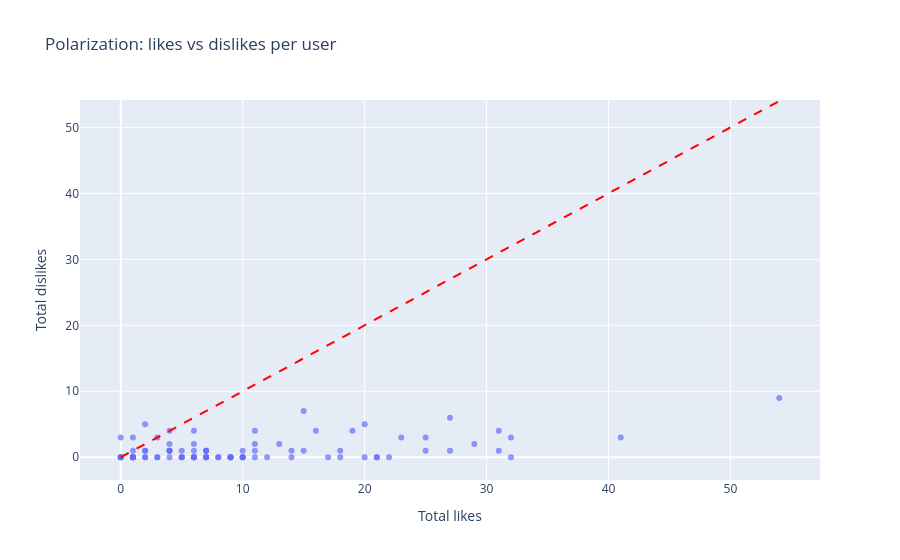

Notebook cell for this chart:
### Markdown cell above
## Polarization — likes vs dislikes

A likes-vs-dislikes scatter highlights users whose posts tend to provoke
strongly polarised reactions. The dashed diagonal is the 1:1 controversy line.

### Code cell
user_engagement = tweets.groupby('user_id')[['like', 'dislike']].sum().reset_index()
max_val = max(user_engagement['like'].max(), user_engagement['dislike'].max())

fig = px.scatter(
    user_engagement, x='like', y='dislike', hover_name='user_id',
    title='Polarization: likes vs dislikes per user',
    labels={'like': 'Total likes', 'dislike': 'Total dislikes'},
    opacity=0.7,
)
fig.add_shape(type='line', line=dict(dash='dash', color='red'),
              x0=0, y0=0, x1=max_val, y1=max_val)
fig.show()

### Figure 1 — Plotly figure (JSON) as saved in the notebook; plotly's stock layout.template omitted (floating-point values rounded to 4 significant figures)
{"data": [{"hovertemplate": "<b>%{hovertext}</b><br><br>Total likes=%{x}<br>Total dislikes=%{y}<extra></extra>", "hovertext": [2.0, 3.0, 4.0, 5.0, 6.0, 7.0, 8.0, 9.0, 10.0, 11.0, 12.0, 13.0, 15.0, 16.0, 17.0, 18.0, 19.0, 20.0, 21.0, 22.0, 23.0, 24.0, 25.0, 26.0, 27.0, 28.0, 29.0, 30.0, 31.0, 32.0, 33.0, 34.0, 35.0, 36.0, 37.0, 38.0, 39.0, 40.0, 41.0, 42.0, 43.0, 44.0, 45.0, 46.0, 47.0, 48.0, 49.0, 50.0, 51.0, 52.0, 53.0, 54.0, 55.0, 56.0, 57.0, 58.0, 59.0, 61.0, 62.0, 63.0, 64.0, 65.0, 66.0, 67.0, 68.0, 69.0, 70.0, 71.0, 73.0, 74.0, 75.0, 77.0, 79.0, 80.0, 81.0, 82.0, 83.0, 84.0, 85.0, 87.0, 88.0, 89.0, 90.0, 91.0, 92.0, 93.0, 94.0, 95.0, 96.0, 97.0, 98.0, 99.0, 101.0], "legendgroup": "", "marker": {"color": "#636efa", "opacity": 0.7, "symbol": "circle"}, "mode": "markers", "name": "", "orientation": "v", "showlegend": false, "type": "scatter", "x": [2.0, 7.0, 1.0, 5.0, 7.0, 22.0, 1.0, 6.0, 17.0, 7.0, 3.0, 12.0, 2.0, 6.0, 6.0, 2.0, 11.0, 27.0, 25.0, 3.0, 4.0, 27.0, 4.0, 11.0, 9.0, 31.0, 14.0, 21.0, 8.0, 3.0, 10.0, 0.0, 41.0, 6.0, 4.0, 25.0, 11.0, 15.0, 10.0, 5.0, 9.0, 32.0, 1.0, 2.0, 10.0, 1.0, 21.0, 1.0, 18.0, 31.0, 1.0, 1.0, 0.0, 54.0, 0.0, 23.0, 16.0, 32.0, 1.0, 5.0, 9.0, 29.0, 14.0, 19.0, 15.0, 7.0, 7.0, 6.0, 10.0, 8.0, 7.0, 1.0, 5.0, 13.0, 6.0, 4.0, 0.0, 6.0, 1.0, 11.0, 9.0, 6.0, 20.0, 4.0, 2.0, 18.0, 4.0, 7.0, 20.0, 1.0, 9.0, 10.0, 0.0], "xaxis": "x", "y": [5.0, 1.0, 0.0, 0.0, 1.0, 0.0, 3.0, 0.0, 0.0, 1.0, 3.0, 0.0, 1.0, 2.0, 0.0, 0.0, 4.0, 1.0, 1.0, 0.0, 1.0, 6.0, 2.0, 2.0, 0.0, 4.0, 1.0, 0.0, 0.0, 0.0, 0.0, 0.0, 3.0, 0.0, 0.0, 3.0, 0.0, 7.0, 0.0, 0.0, 0.0, 0.0, 0.0, 1.0, 1.0, 0.0, 0.0, 0.0, 1.0, 1.0, 0.0, 1.0, 0.0, 9.0, 3.0, 3.0, 4.0, 3.0, 0.0, 1.0, 0.0, 2.0, 0.0, 4.0, 1.0, 0.0, 0.0, 4.0, 0.0, 0.0, 0.0, 0.0, 0.0, 2.0, 0.0, 1.0, 0.0, 1.0, 0.0, 1.0, 0.0, 0.0, 0.0, 1.0, 0.0, 0.0, 4.0, 0.0, 5.0, 0.0, 0.0, 0.0, 0.0], "yaxis": "y"}], "layout": {"legend": {"tracegroupgap": 0}, "shapes": [{"line": {"color": "red", "dash": "dash"}, "type": "line", "x0": 0, "x1": 54, "y0": 0, "y1": 54}], "title": {"text": "Polarization: likes vs dislikes per user"}, "xaxis": {"anchor": "y", "domain": [0, 1], "title": {"text": "Total likes"}}, "yaxis": {"anchor": "x", "domain": [0, 1], "title": {"text": "Total dislikes"}}}}
